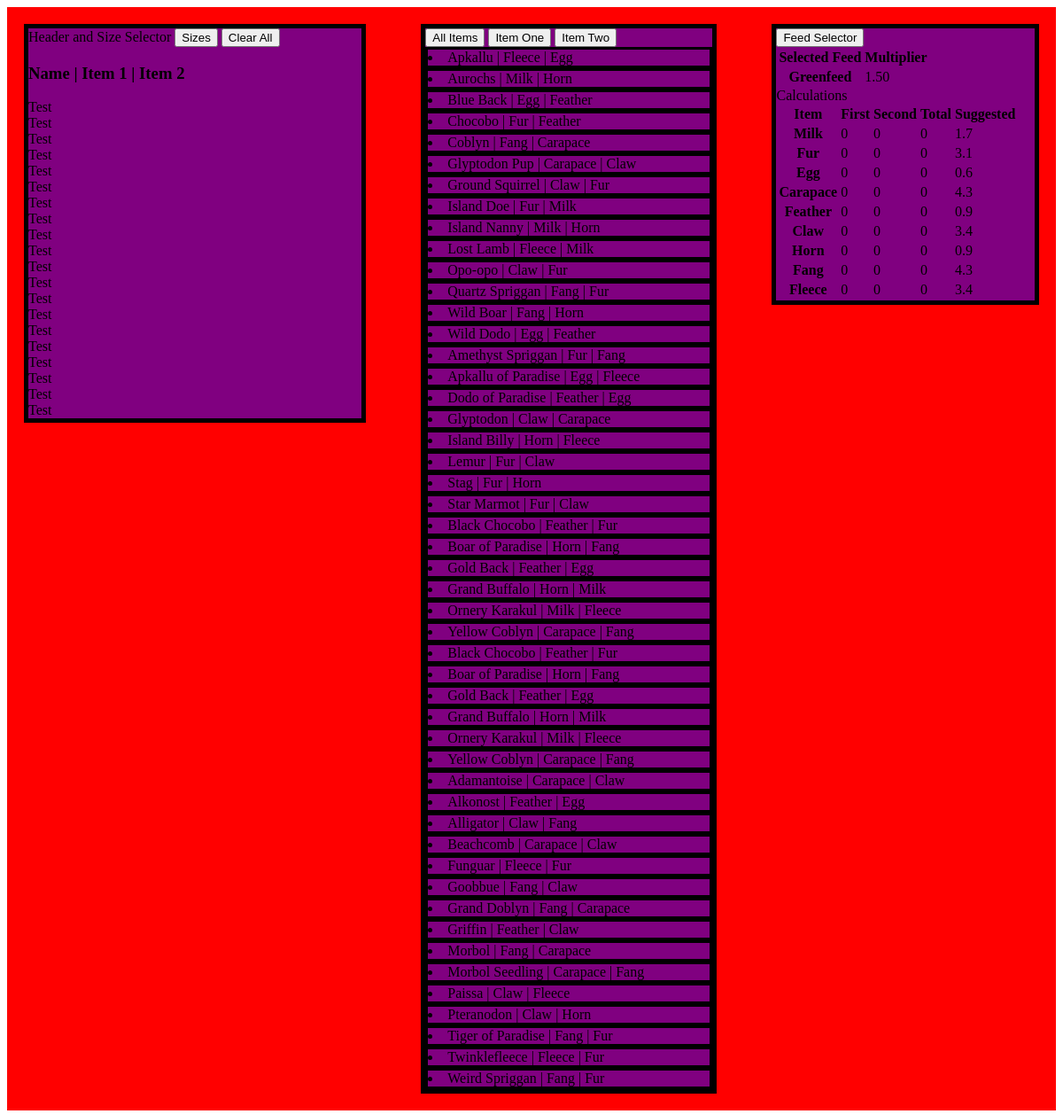
Page /ffxiv/ on the earlier database version.
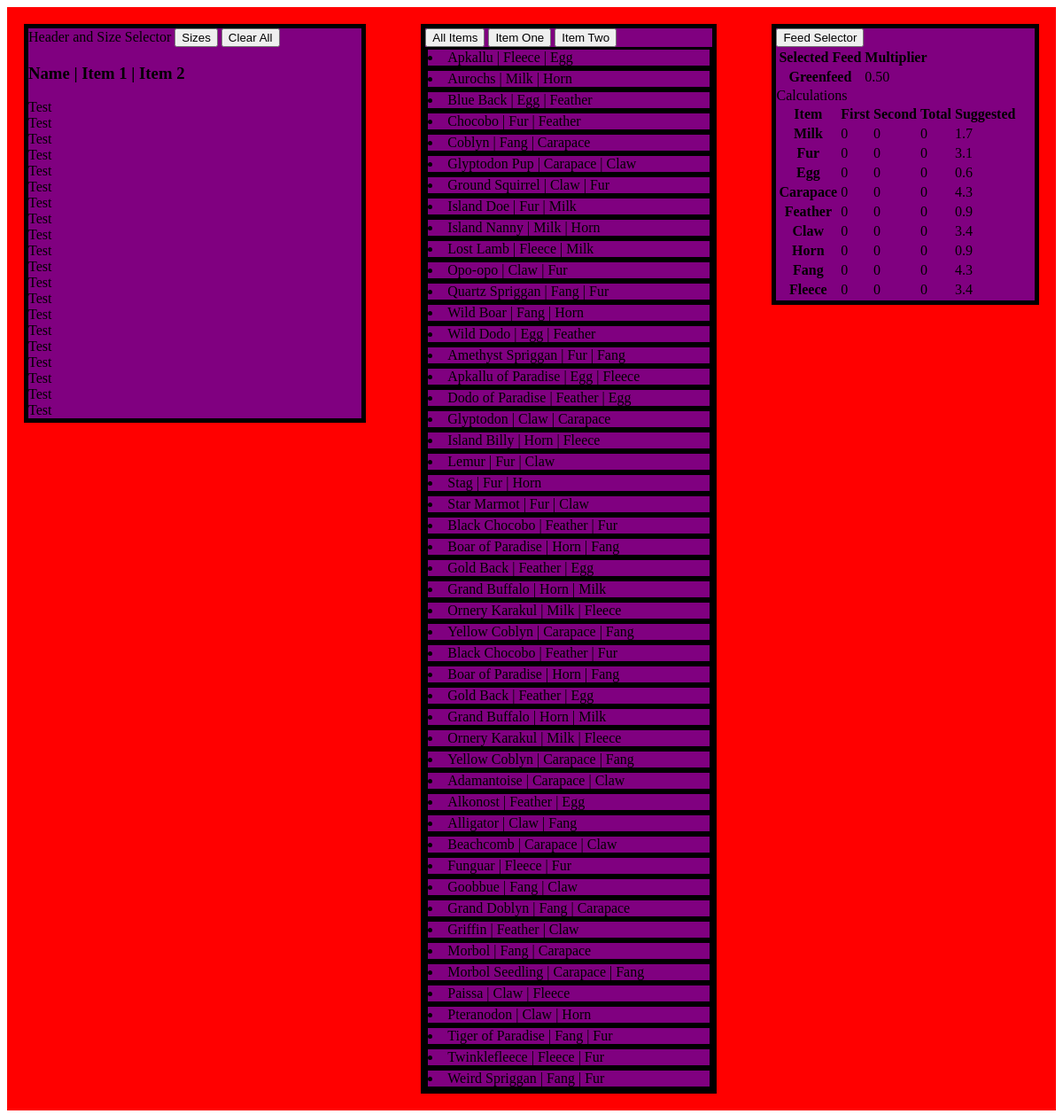
Same page on the later database version.
### ffxiv_tools/models.py (models this page shows, shortened)
class Feed(models.Model):
    feed_name = models.CharField(max_length=24)
    mood_mult = models.DecimalField(max_digits=3, decimal_places=2, default=0.00)

### ffxiv_tools/views.py (the view)
# urls.py: path("", views.pasture_planner, name="ffxiv-pasture")
def pasture_planner(request):
    feed_objs = Feed.objects.all()
    animal_objs = Animal.objects.all()
    item_objs = Item.objects.all()
    context = {
        "feed_list": feed_objs,
        "animal_list": animal_objs,
        "item_list": item_objs,
        "animal_slot": range(20),
    }
    return render(request, "ffxiv_tools/pasture.html", context)

### ffxiv_tools/models.py (called while the page is built)
    def __str__(self):
        return self.item_name

### ffxiv_tools/templates/ffxiv_tools/pasture.html (shortened to what the changed rows need)
<!DOCTYPE html>
<html lang="en">
<head>
    {% load static %}
    <link rel="stylesheet" href="{% static 'ffxiv_tools/pasture_style.css' %}">
</head>
<body>
    <div class="flex flex-outer">
        <div class="flex flex-inner inner-right">
            <div>
                <div>
                    <table class="feed-list">
                        <tr>
                            <th scope="col">Selected Feed</th>
                            <th scope="col">Multiplier</th>
                        </tr>
                        {% for feed in feed_list %}
                            <tr class="feed-choice {{ feed.feed_name|cut:' ' }} {% cycle 'none-display' ''  'none-display' %}">
                                <th scope="row">{{ feed.feed_name }}</th>
                                <td class="feed-mult">{{ feed.mood_mult }}</td>
                            </tr>
                        {% endfor %}
                    </table>
                </div>
            </div>
            <div>
                <table class="item-list">
                    <tr>
                        <th scope="col">Item</th>
                        <th scope="col">First</th>
                        <th scope="col">Second</th>
                        <th scope="col">Total</th>
                        <th scope="col">Suggested</th>
                    </tr>
                    {% for item in item_list %}
                        <tr>
                            <th scope="row">{{ item.item_name }}</th>
                        </tr>
                    {% endfor %}
                </table>
            </div>
        </div>
    </div>
</body>
</html>

Differences in the rows shown:
changed Feed "Greenfeed": mood_mult "1.50" → "0.50"
